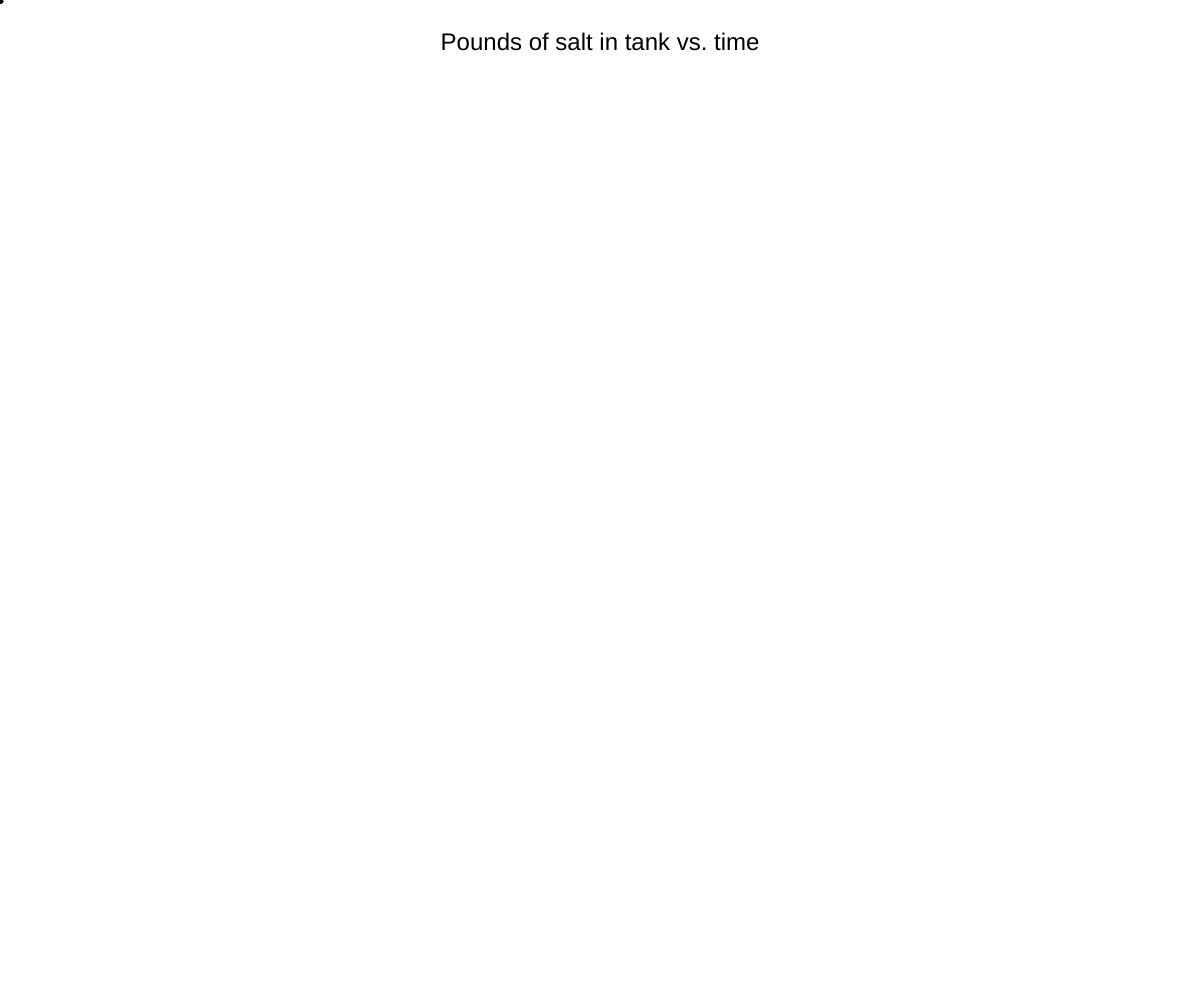
Frame 1 (no input)
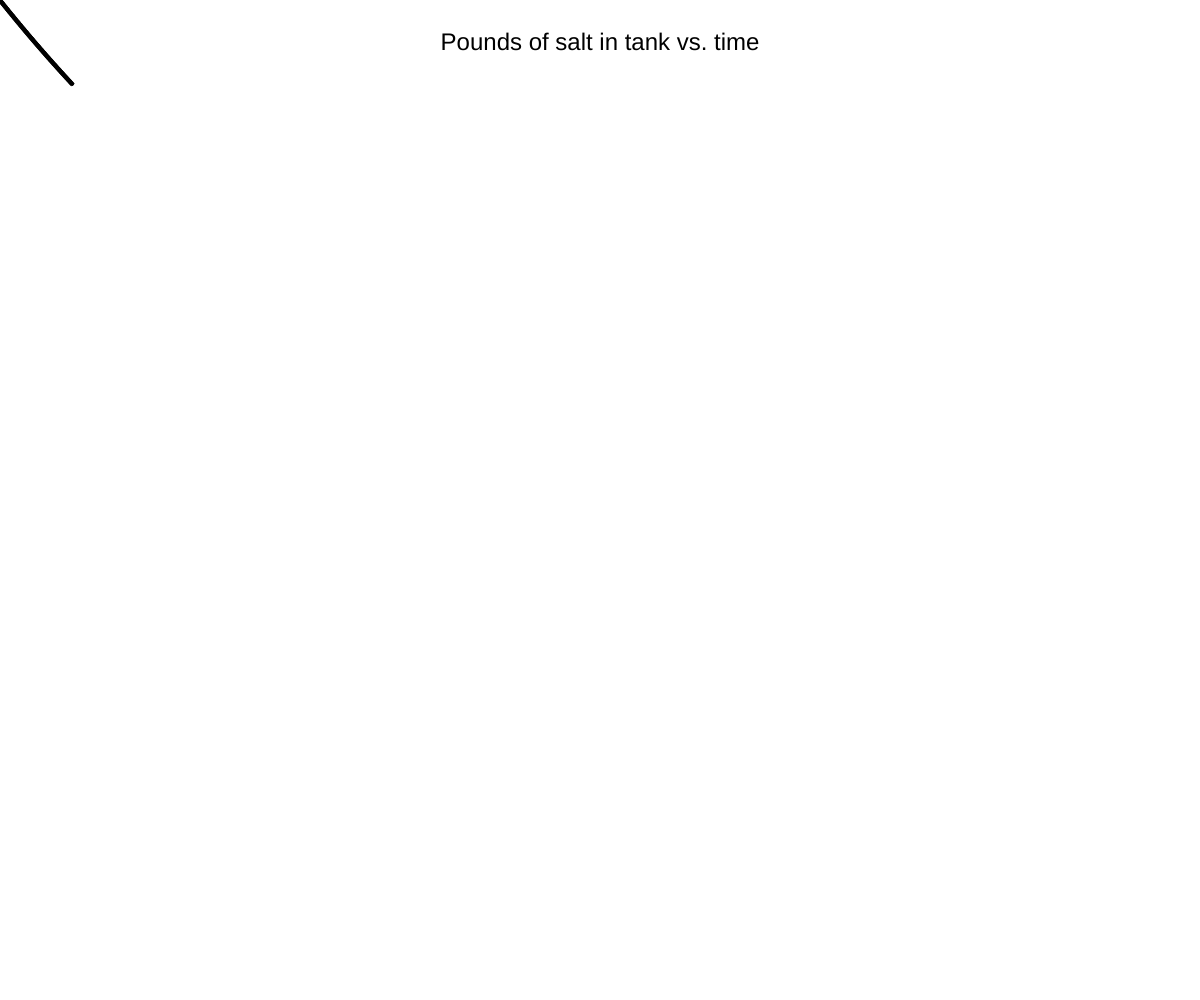
Frame 60 (no input)
Frame 120 (the mouse pressed at the canvas centre since frame 60): identical to frame 60, image omitted

The p5.js sketch that drew these frames (run headless with seeded random() and noise() and a simulated clock; from frame 60 on, the mouse is pressed at the canvas centre):

// p5.js sketch
// ── sketch.js
var poundsSaltInTank,
    concentrationIn,
    waterFlowRate,
    saltRateIn,
    saltRateOut,
    tankVolume,
    overallSaltRate,
    timeCounter,
    beginSwitch,
    maxTime,
    maxSaltAmount;

var saltAmountHistory = [];

function setup(){
  createCanvas(windowWidth,windowHeight);
  frameRate(60);
  ellipseMode(RADIUS);
  textAlign(CENTER);
  textSize(24);
  fill(0);
  

  /* Edit to change scale */ 
  maxTime = 1000;
  maxSaltAmount = 25;


  /* Edit initial conditions */
  poundsSaltInTank = 25;
  concentrationIn = 0.1;
  waterFlowRate = 0.25;
  tankVolume = 100;


  timeCounter = 1;
  beginSwitch = 1;
  console.log("amt salt in tank: "+poundsSaltInTank);
}

function draw(){

  background(255);

  text("Pounds of salt in tank vs. time",width/2,50);

  if(beginSwitch==1){
    tick();
    timeCounter++;
  }
  if(timeCounter % 60 == 0 && beginSwitch == 1){
    console.log("amt salt in tank: "+poundsSaltInTank);
  }

  for(var i = 0; i < saltAmountHistory.length;i++){
      ellipse(map(saltAmountHistory[i].time,1,1000,1,width), height-map(saltAmountHistory[i].amount,0,25,0,height),2,2);
    }

  if(timeCounter >= 1000){
    noLoop();
  }

}


function tick(){
   saltRateIn = concentrationIn * waterFlowRate;
   saltRateOut = (poundsSaltInTank / tankVolume) * waterFlowRate;
   overallSaltRate = saltRateIn - saltRateOut;
   poundsSaltInTank+=overallSaltRate;
   saltAmountHistory.push({
    time: timeCounter,
    amount: poundsSaltInTank
   });
}


function touchStarted(){
  if(beginSwitch == 0){
    beginSwitch = 1;
  }else{
    beginSwitch = 0;
  }
}


// function touchStarted(){
//   if(beginSwitch == 0){
//     beginSwitch = 1;
//   }else{
//     beginSwitch = 0;
//   }
// }

function widowResized(){
  resizeCanvas();
}
